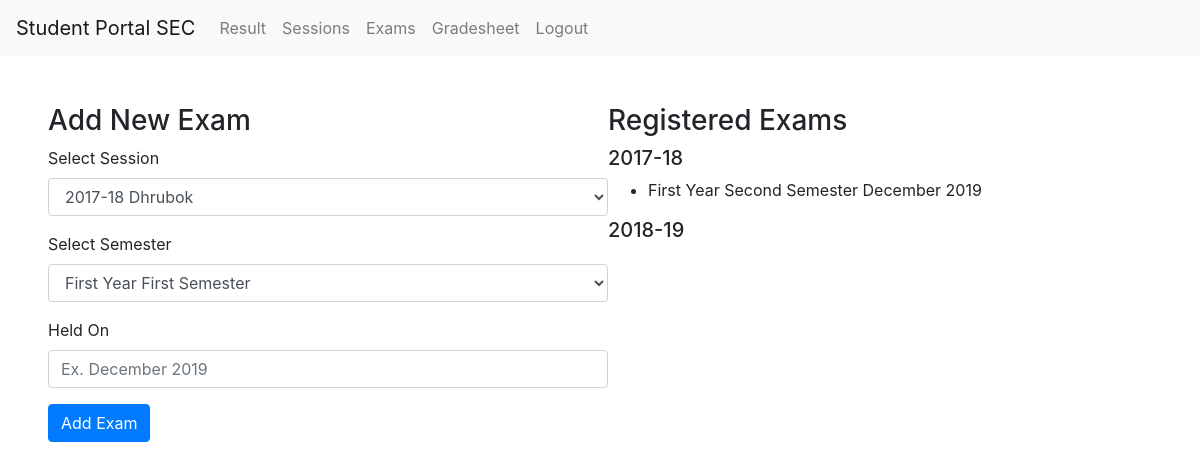
Page /add_exam/ (signed in) on the earlier database version.
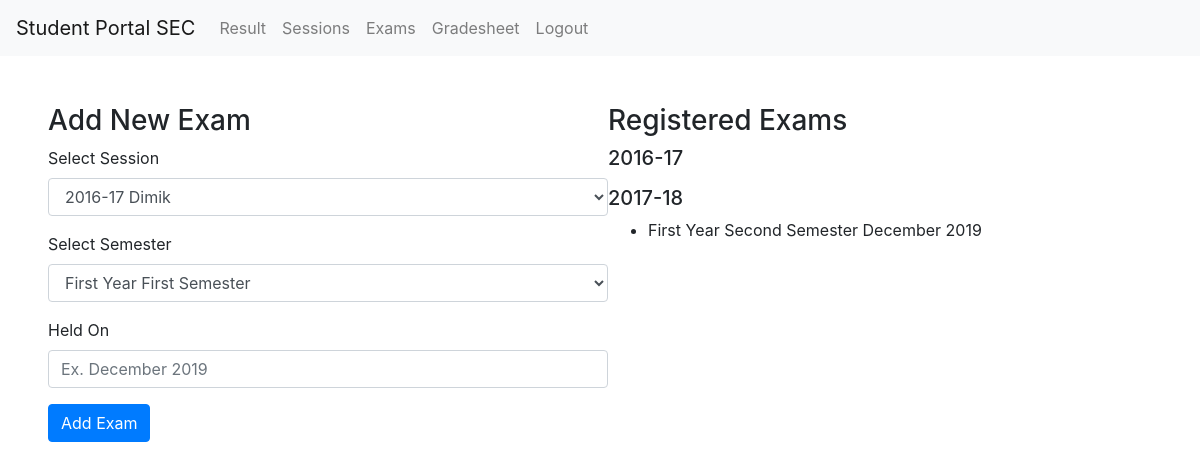
Same page on the later database version.
### student_result/models.py (models this page shows)
class Session(models.Model):
    created_at = models.DateTimeField(auto_now_add=True)
    year = models.CharField(max_length=10)
    name = models.CharField(max_length=20)
    courses = models.TextField()
    def __str__(self):
        return(f"{self.year} {self.name}")

class Exam(models.Model):
    created_at = models.DateTimeField(auto_now_add=True)
    session = models.ForeignKey(Session, null=True, on_delete=models.CASCADE)
    semester = models.ForeignKey(Semester, null=True, on_delete=models.CASCADE)
    held = models.CharField(max_length=20)
    def __str__(self):
        return(f"{self.semester} {self.held}")

class Semester(models.Model):
    created_at = models.DateTimeField(auto_now_add=True)
    name = models.CharField(max_length=50)
    def __str__(self):
        return(self.name)

### student_result/views.py (the view, shortened to what this page needs)
# urls.py: path('add_exam/', views.add_exam, name='add_exam'),
def add_exam(request):
    if request.user.is_authenticated and request.user.is_superuser:
        session_obj = Session.objects.all()
        semester_obj = Semester.objects.all()
        exam_list = []
        for i in session_obj:
            exam_obj = Exam.objects.filter(session=i)
            exam_indi = {}
            exam_indi['session'] = i.year
            exlist = []
            for j in exam_obj:
                exlist.append(j)
            exam_indi['exams'] = exlist
            exam_list.append(exam_indi)
        context = {}
        context['sessions'] = session_obj
        context['semesters'] = semester_obj
        context['exam_list'] = exam_list
        return render(request, 'add_exam.html', context)
    else:
        messages.error(request, "You must be a teacher")
        return redirect('home')

### student_result/templates/add_exam.html (shortened to what this page needs)
{% extends 'base.html' %}
{% block content %}
    <div style="display: grid; grid-template-columns: 1fr 1fr;">
        <div style="width: 35em;">
            <h3>Add New Exam</h3>
            <form method='POST' action="">
                <div class="form-group">
                    <label for="session">Select Session</label>
                    <select class="form-control" id="session" name="session">
                        {% for session in sessions %}
                            <option value="{{ session.id }}">{{ session }}</option>
                        {% endfor %}
                    </select>
                </div>
                <div class="form-group">
                    <label for="semester">Select Semester</label>
                    <select class="form-control" id="semester" name="semester">
                        {% for semester in semesters %}
                            <option value="{{ semester.id }}">{{ semester }}</option>
                        {% endfor %}
                    </select>
                </div>
                <div class="form-group">
                    <label for="held">Held On</label>
                    <input type="text" name="held" class="form-control" id="held" placeholder="Ex. December 2019">
                </div>
                <button type="submit" class="btn btn-primary">Add Exam</button>
            </form>
        </div>
        <div>
        <h3>Registered Exams</h3>
        {% for i in exam_list %}
            <h5>{{ i.session }}</h5>
            <ul>
                {% for j in i.exams %}
                    <li>{{ j }}</li>
                {% endfor %}
            </ul>
        {% endfor %}
        </div>
    </div>
{% endblock content %}

Differences in the rows shown:
removed Session: session "2018-19"
added Session: session "2016-17"
Other differences:
form field session: "2017-18 Dhrubok" → "2016-17 Dimik"
